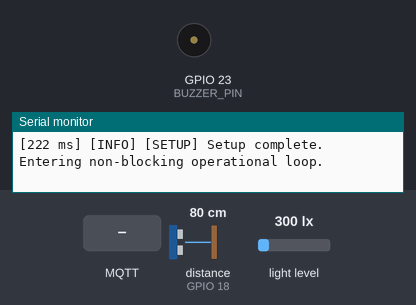
This sketch was run on a simulated ESP32. On the bench: buzzer (waves = sounding, pin HIGH), the last lines printed to the serial monitor. Wiring (inferred from the names in the program): ultrasonic range finder: trigger GPIO 5; echo GPIO 18. The test bench sets the inputs (shaded band); at power-on: distance to the obstacle (sensor on GPIO 18) 80 cm, light level 300 lx. The echo pulse lasts 58.3 µs per cm; WiFi joins after 1.5 s; servers stay silent unless stated; no MQTT or app messages arrive unless stated; pins used as bus, display or sensor lines are not drawn.

Above: at 1.4 s.
1.5 s: distance to the obstacle (sensor on GPIO 18) set to 9 cm
At 3.13 s:
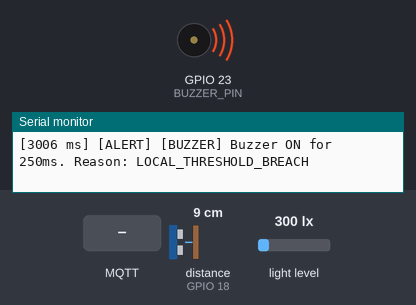
4.7 s: MQTT message "TRUE" arrives on the first subscribed topic
6.5 s: MQTT message "true" arrives on the first subscribed topic
At 7.8 s:
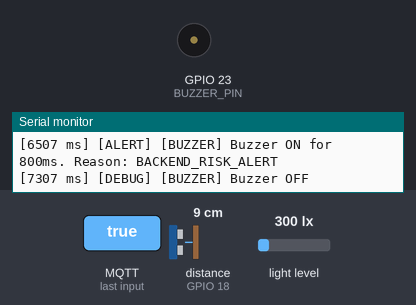
8.0 s: light level set to 5 lx
12.1 s: distance to the obstacle (sensor on GPIO 18) set to 35 cm
16.2 s: distance to the obstacle (sensor on GPIO 18) set to 2 cm
Timing chart, 0 to 20.8 s (numbered marks = the images above; inputs shaded):
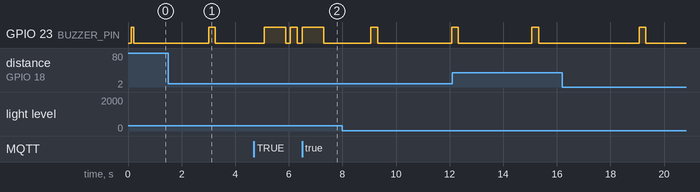

Measured:
- after the input at 1.5 s, GPIO 23 (BUZZER_PIN): LOW → HIGH after 1.5 s, → LOW 0.25 s later
- after the input at 6.5 s, GPIO 23 (BUZZER_PIN): LOW → HIGH at once, → LOW 0.80 s later

The sketch:

main.ino
```cpp
/*
 * IoT and Machine Learning Based System for Real-Time Monitoring
 * and Personalized Risk Assessment of Digital Eye Strain
 *
 * =========================================================================
 * MINIMAL HARDWARE WIRING (USB Powered ESP32):
 *  1. ESP32 Dev Board (powered via USB / 5V power bank)
 *  2. HC-SR04 Ultrasonic Ranging Sensor:
 *       VCC   -> 5V (VIN pin of ESP32)
 *       GND   -> GND
 *       Trig  -> GPIO 5
 *       Echo  -> GPIO 18 via Voltage Divider (Echo 5V -> 1k -> GPIO18 -> 2k -> GND)
 *  3. BH1750 Ambient Light Sensor (I2C):
 *       VCC   -> 3.3V
 *       GND   -> GND
 *       SDA   -> GPIO 21
 *       SCL   -> GPIO 22
 *  4. Active Buzzer:
 *       Buzzer (+) -> GPIO 23 (Direct drive)
 *       Buzzer (-) -> GND
 * =========================================================================
 * Required Libraries to Install in Arduino IDE 2.x:
 *  - WiFi (Built-in with ESP32 board package)
 *  - Wire (Built-in with ESP32 board package)
 *  - BH1750 by Christopher Laws
 *  - PubSubClient by Nick O'Leary
 * =========================================================================
 */

#include <WiFi.h>
#include <PubSubClient.h>
#include <Wire.h>
#include <BH1750.h>

// ================= Configuration & Pin Definitions =================
#define WIFI_SSID           "Nahi Milega"         // Replace with your 2.4GHz Wi-Fi SSID
#define WIFI_PASSWORD       "11111111"      // Replace with your Wi-Fi Password
#define MQTT_BROKER_IP      "10.14.134.203"      // Replace with IP of your MQTT broker / backend
#define MQTT_BROKER_PORT    1883
#define DEVICE_ID           "user1"              // Device & User ID matching backend and dashboard

// Pin Definitions
#define PIN_TRIG            5   // HC-SR04 Trigger (GPIO 5)
#define PIN_ECHO            18  // HC-SR04 Echo (GPIO 18 via 1k/2k voltage divider)
#define PIN_I2C_SDA         21  // BH1750 SDA (GPIO 21)
#define PIN_I2C_SCL         22  // BH1750 SCL (GPIO 22)
#define BUZZER_PIN          23  // Active Buzzer (+) direct drive (GPIO 23), (-) to GND

// Buzzer Polarity (Set to 1 for active-high, set to 0 for active-low buzzer module)
#define BUZZER_ACTIVE_HIGH  1

#if BUZZER_ACTIVE_HIGH
  #define BUZZER_ON_LEVEL   HIGH
  #define BUZZER_OFF_LEVEL  LOW
#else
  #define BUZZER_ON_LEVEL   LOW
  #define BUZZER_OFF_LEVEL  HIGH
#endif

// Hardware Operational Constants & Thresholds
const float MIN_DISTANCE_CM           = 25.0f;  // Ergonomic distance breach threshold (<25 cm)
const float MIN_ILLUMINANCE_LX        = 30.0f;  // Ambient lighting threshold (<30 lx)
const float MAX_VALID_DIST_CM         = 200.0f; // Max valid desk sitting distance
const float MIN_VALID_DIST_CM         = 5.0f;   // Min valid distance

const unsigned long LOCAL_ALERT_DURATION_MS   = 250;  // 250 ms non-blocking pulse on local breach
const unsigned long REMOTE_ALERT_DURATION_MS  = 800;  // 800 ms non-blocking pulse on backend risk alert

// Non-blocking Timing Intervals
const unsigned long SENSOR_SAMPLE_INTERVAL_MS     = 1000; // Sample distance & lux every 1s
const unsigned long TELEMETRY_PUBLISH_INTERVAL_MS = 5000; // Publish telemetry batch every 5s
const unsigned long WIFI_RECONNECT_INTERVAL_MS    = 5000; // Non-blocking Wi-Fi retry interval
const unsigned long MQTT_RECONNECT_INTERVAL_MS    = 5000; // Non-blocking MQTT retry interval

// MQTT Topics
char telemetry_topic[64];
char alert_topic[64];

// Global Instances
WiFiClient espClient;
PubSubClient mqttClient(espClient);
BH1750 lightMeter;

// State Tracking
unsigned long lastSampleTime    = 0;
unsigned long lastPublishTime   = 0;
unsigned long lastWiFiCheckTime = 0;
unsigned long lastMqttCheckTime = 0;

// Non-blocking Buzzer State Machine
unsigned long buzzerOffTime = 0;
bool isBuzzerActive         = false;

// Filtered Sensor Values
float filteredDistance  = 50.0f;
float filteredLux       = 100.0f;
float lastValidDistance = 50.0f;

// Telemetry accumulation for 5s batch
float distSum    = 0.0f;
float luxSum     = 0.0f;
int sampleCount  = 0;

// ================= Structured Serial Logging =================
void logMsg(const char* level, const char* module, const String& msg) {
  unsigned long now = millis();
  Serial.printf("[%lu ms] [%s] [%s] %s\n", now, level, module, msg.c_str());
}

// ================= Non-blocking Active Buzzer Controller =================
void triggerBuzzer(unsigned long durationMs, const char* reason) {
  digitalWrite(BUZZER_PIN, BUZZER_ON_LEVEL);
  isBuzzerActive = true;
  buzzerOffTime = millis() + durationMs;
  logMsg("ALERT", "BUZZER", String("Buzzer ON for ") + durationMs + "ms. Reason: " + reason);
}

void updateBuzzerState() {
  if (isBuzzerActive && millis() >= buzzerOffTime) {
    digitalWrite(BUZZER_PIN, BUZZER_OFF_LEVEL);
    isBuzzerActive = false;
    logMsg("DEBUG", "BUZZER", "Buzzer OFF");
  }
}

// ================= Ultrasonic HC-SR04 Acquisition & 3-Ping Median Filter =================
float measureRawDistanceCm() {
  digitalWrite(PIN_TRIG, LOW);
  delayMicroseconds(2);

  // 10us trigger pulse
  digitalWrite(PIN_TRIG, HIGH);
  delayMicroseconds(10);
  digitalWrite(PIN_TRIG, LOW);

  // Measure pulse duration (timeout 30000us ~ 5 meters)
  unsigned long durationUs = pulseIn(PIN_ECHO, HIGH, 30000);
  if (durationUs == 0) {
    return -1.0f; // Timeout / echo lost
  }

  // Speed of sound: 343 m/s => 0.0343 cm/us => duration / 58.2
  return (float)durationUs / 58.2f;
}

float getFilteredDistance() {
  float readings[3];
  int validCount = 0;

  for (int i = 0; i < 3; i++) {
    float r = measureRawDistanceCm();
    if (r >= MIN_VALID_DIST_CM && r <= MAX_VALID_DIST_CM) {
      readings[validCount++] = r;
    }
    delayMicroseconds(500);
  }

  if (validCount == 0) {
    return lastValidDistance;
  }

  // Simple 3-element median sort
  for (int i = 0; i < validCount - 1; i++) {
    for (int j = i + 1; j < validCount; j++) {
      if (readings[i] > readings[j]) {
        float tmp = readings[i];
        readings[i] = readings[j];
        readings[j] = tmp;
      }
    }
  }

  float medianVal = readings[validCount / 2];

  // Fast exponential smoothing (alpha = 0.70) triggers in ~2 samples on distance drop
  filteredDistance = (0.70f * medianVal) + (0.30f * filteredDistance);
  lastValidDistance = filteredDistance;
  return filteredDistance;
}

// ================= Ambient Light BH1750 Acquisition & Smoothing =================
float getFilteredLux() {
  float lux = lightMeter.readLightLevel();
  if (lux < 0.0f) {
    logMsg("WARN", "BH1750", "Error reading lux from BH1750; using last smoothed value");
    return filteredLux;
  }
  // Exponential filter (alpha = 0.40)
  filteredLux = (0.4f * lux) + (0.6f * filteredLux);
  return filteredLux;
}

// ================= Local Threshold Alerting (Independent of Network) =================
void checkLocalThresholds(float distance, float lux) {
  static unsigned long lastLocalAlertTime = 0;
  const unsigned long LOCAL_ALERT_COOLDOWN_MS = 3000;

  if (millis() - lastLocalAlertTime < LOCAL_ALERT_COOLDOWN_MS) {
    return;
  }

  bool distanceBreach = (distance > 0.0f && distance < MIN_DISTANCE_CM);
  bool luxBreach      = (lux >= 0.0f && lux < MIN_ILLUMINANCE_LX);

  if (distanceBreach || luxBreach) {
    lastLocalAlertTime = millis();
    String reason = "";
    if (distanceBreach) {
      reason += String("Distance too close: ") + distance + "cm < " + MIN_DISTANCE_CM + "cm; ";
    }
    if (luxBreach) {
      reason += String("Ambient light dim: ") + lux + "lx < " + MIN_ILLUMINANCE_LX + "lx; ";
    }
    logMsg("WARN", "LOCAL_THRESHOLD", reason);
    // 250 ms non-blocking local warning pulse
    triggerBuzzer(LOCAL_ALERT_DURATION_MS, "LOCAL_THRESHOLD_BREACH");
  }
}

// ================= MQTT Callback (Remote Alert from Backend) =================
void mqttCallback(char* topic, byte* payload, unsigned int length) {
  char message[64];
  unsigned int copyLen = (length < sizeof(message) - 1) ? length : (sizeof(message) - 1);
  memcpy(message, payload, copyLen);
  message[copyLen] = '\0';

  logMsg("INFO", "MQTT_RX", String("Topic: ") + topic + " | Payload: " + message);

  if (strcmp(topic, alert_topic) == 0) {
    // Only fire buzzer if payload contains "TRUE" or "true"
    // Does NOT trigger on "false", "0.61", or {"alert": false}
    if (strstr(message, "TRUE") != NULL || strstr(message, "true") != NULL) {
      logMsg("ALERT", "REMOTE_ALERT", "Backend dispatched high eye-strain risk alert!");
      // 800 ms non-blocking alert pulse
      triggerBuzzer(REMOTE_ALERT_DURATION_MS, "BACKEND_RISK_ALERT");
    }
  }
}

// ================= Non-Blocking Network Handlers =================
void maintainWiFi() {
  if (WiFi.status() == WL_CONNECTED) {
    return;
  }

  if (millis() - lastWiFiCheckTime >= WIFI_RECONNECT_INTERVAL_MS) {
    lastWiFiCheckTime = millis();
    logMsg("WARN", "WIFI", "Wi-Fi disconnected. Attempting non-blocking reconnect...");
    WiFi.disconnect();
    WiFi.begin(WIFI_SSID, WIFI_PASSWORD);
  }
}

void maintainMQTT() {
  if (WiFi.status() != WL_CONNECTED) {
    return;
  }

  if (mqttClient.connected()) {
    mqttClient.loop();
    return;
  }

  if (millis() - lastMqttCheckTime >= MQTT_RECONNECT_INTERVAL_MS) {
    lastMqttCheckTime = millis();
    logMsg("WARN", "MQTT", "Connecting to MQTT broker...");

    // Uses DEVICE_ID as unique MQTT client ID
    if (mqttClient.connect(DEVICE_ID)) {
      logMsg("INFO", "MQTT", "MQTT connected successfully");
      mqttClient.subscribe(alert_topic);
      logMsg("INFO", "MQTT", String("Subscribed to alert topic: ") + alert_topic);
    } else {
      logMsg("ERROR", "MQTT", String("MQTT connection failed, state: ") + mqttClient.state());
    }
  }
}

// ================= Publish Telemetry =================
void publishTelemetry(float distance, float lux) {
  if (!mqttClient.connected()) {
    logMsg("DEBUG", "MQTT", "MQTT not connected, skipping publish");
    return;
  }

  // Format exact JSON payload expected by backend server (zero library dependencies)
  char jsonBuffer[160];
  snprintf(jsonBuffer, sizeof(jsonBuffer),
           "{\"device_id\":\"%s\",\"distance\":%.2f,\"lux\":%.1f,\"timestamp\":%lu}",
           DEVICE_ID, distance, lux, millis());

  if (mqttClient.publish(telemetry_topic, jsonBuffer)) {
    logMsg("INFO", "MQTT_PUB", String("Published telemetry -> ") + jsonBuffer);
  } else {
    logMsg("ERROR", "MQTT_PUB", "Failed to publish telemetry");
  }
}

// ================= Setup & Loop =================
void setup() {
  Serial.begin(115200);
  delay(100);

  snprintf(telemetry_topic, sizeof(telemetry_topic), "telemetry/%s", DEVICE_ID);
  snprintf(alert_topic, sizeof(alert_topic), "alert/%s", DEVICE_ID);

  logMsg("INFO", "SETUP", "--- Digital Eye Strain Monitor - Minimal Hardware Firmware ---");
  logMsg("INFO", "SETUP", String("Device ID: ") + DEVICE_ID);

  // Pin configurations
  pinMode(PIN_TRIG, OUTPUT);
  pinMode(PIN_ECHO, INPUT);
  pinMode(BUZZER_PIN, OUTPUT);
  digitalWrite(BUZZER_PIN, BUZZER_OFF_LEVEL);

  // I2C initialization with explicit SDA=21, SCL=22
  Wire.begin(PIN_I2C_SDA, PIN_I2C_SCL);
  if (lightMeter.begin(BH1750::CONTINUOUS_HIGH_RES_MODE)) {
    logMsg("INFO", "BH1750", "BH1750 Ambient Light Sensor initialized (3.3V, I2C 21/22)");
  } else {
    logMsg("ERROR", "BH1750", "Error initializing BH1750. Check I2C wiring (SDA=21, SCL=22, 3.3V)");
  }

  // Power-on self test: 100ms chirp on active buzzer
  logMsg("INFO", "SELF_TEST", "Pulsing active buzzer (100ms) for power-on verification");
  digitalWrite(BUZZER_PIN, BUZZER_ON_LEVEL);
  delay(100);
  digitalWrite(BUZZER_PIN, BUZZER_OFF_LEVEL);

  // Initial Wi-Fi attempt (non-blocking begin)
  WiFi.mode(WIFI_STA);
  WiFi.begin(WIFI_SSID, WIFI_PASSWORD);
  lastWiFiCheckTime = millis();

  // MQTT setup
  mqttClient.setServer(MQTT_BROKER_IP, MQTT_BROKER_PORT);
  mqttClient.setCallback(mqttCallback);

  logMsg("INFO", "SETUP", "Setup complete. Entering non-blocking operational loop.");
}

void loop() {
  // 1. Maintain network connections non-blockingly
  maintainWiFi();
  maintainMQTT();

  // 2. Manage buzzer pulse state machine (turns off buzzer without blocking delay)
  updateBuzzerState();

  unsigned long now = millis();

  // 3. Fixed-interval sensor sampling (every 1s)
  if (now - lastSampleTime >= SENSOR_SAMPLE_INTERVAL_MS) {
    lastSampleTime = now;

    float currentDist = getFilteredDistance();
    float currentLux  = getFilteredLux();

    // Accumulate for 5s telemetry batch
    distSum += currentDist;
    luxSum  += currentLux;
    sampleCount++;

    // 4. Local threshold check (fires buzzer locally even if Wi-Fi / MQTT is offline!)
    checkLocalThresholds(currentDist, currentLux);
  }

  // 5. Batch publish telemetry to MQTT (every 5s)
  if (now - lastPublishTime >= TELEMETRY_PUBLISH_INTERVAL_MS) {
    lastPublishTime = now;

    if (sampleCount > 0) {
      float avgDist = distSum / sampleCount;
      float avgLux  = luxSum / sampleCount;
      publishTelemetry(avgDist, avgLux);

      // Reset accumulators
      distSum = 0.0f;
      luxSum  = 0.0f;
      sampleCount = 0;
    }
  }
}
```
